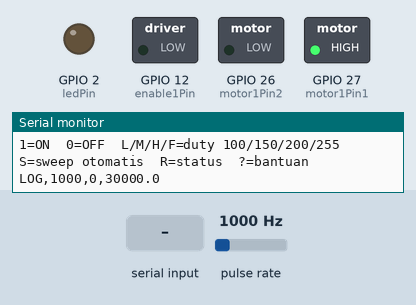
This sketch was run on a simulated ESP32. On the bench: switched loads named in the sketch (green lamp = pin HIGH), output pins drawn as LEDs (lit = HIGH), the last lines printed to the serial monitor. Wiring (inferred from the names in the program): pulse sensor: data GPIO 13. The test bench sets the inputs (shaded band); at power-on: pulse rate 1000 Hz.

Above: at 1.2 s.
1.3 s: "1\n" received over Serial
At 2.2 s:
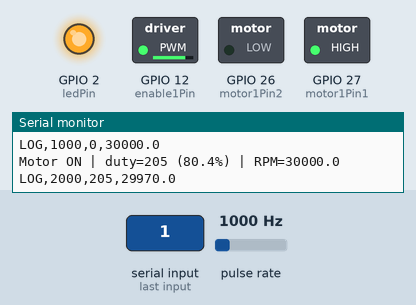
2.8 s: "L\n" received over Serial
At 3.3 s:
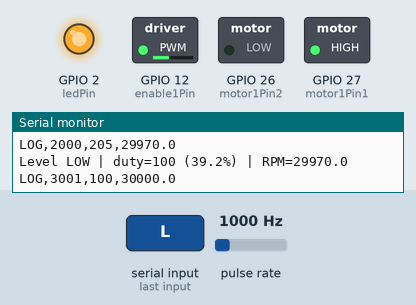
4.3 s: "M\n" received over Serial
At 5.5 s:
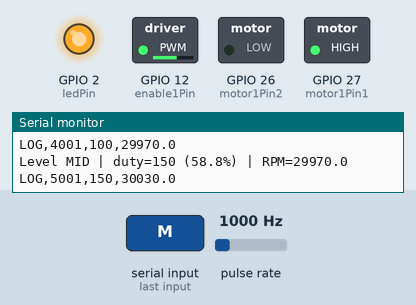
5.8 s: "S\n" received over Serial
At 6.8 s:
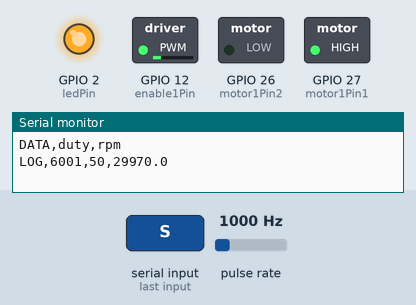
Timing chart, 0 to 8.3 s (numbered marks = the images above; inputs shaded):
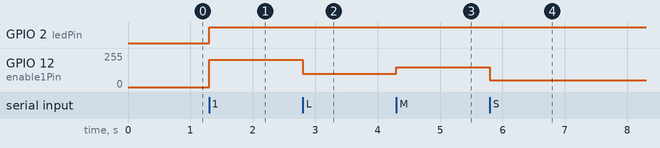

Measured:
- after the input at 1.3 s, GPIO 2 (ledPin): LOW → HIGH at once; GPIO 12 (enable1Pin): 0/255 → 204/255 at once
- after the input at 2.8 s, GPIO 12 (enable1Pin): 204/255 → 100/255 at once
- after the input at 4.3 s, GPIO 12 (enable1Pin): 100/255 → 149/255 at once
- after the input at 5.8 s, GPIO 12 (enable1Pin): 149/255 → 50/255 at once

The sketch:

on_off_pwm_motor.ino
```cpp
/*********************************************************
 * MODUL 1 - Pemrograman Dasar Robotika dengan Kit iMCLab
 * ESP32 + Motor DC (driver H-bridge) + sensor RPM
 *
 * Pengembangan dari on_off_Motor.ino:
 *   - ON/OFF (seperti sebelumnya)
 *   - PWM bertingkat (LOW/MID/HIGH/FULL) untuk melihat
 *     pengaruh duty cycle terhadap kecepatan motor
 *   - Pembacaan RPM dari sensor (pin 13)
 *   - Mode SWEEP otomatis -> tabel duty vs RPM untuk laporan
 *
 * Perintah Serial (tanpa perlu newline, 115200 baud):
 *   1 = Motor ON (duty 205)      0 = Motor OFF
 *   L = duty 100   M = duty 150   H = duty 200   F = duty 255
 *   S = SWEEP otomatis           R = tampilkan status
 *   ? = bantuan
 *********************************************************/

// ---------------- Pin ----------------
const int  ledPin     = 2;
const int  motor1Pin1 = 27;   // arah motor
const int  motor1Pin2 = 26;   // arah motor
const int  enable1Pin = 12;   // PWM kecepatan
const byte pin_rpm    = 13;   // sensor RPM (encoder/optocoupler)

// ---------------- PWM ----------------
const int freq       = 30000;
const int pwmChannel = 0;     // dipakai pada ESP32 core 2.x
const int resolution = 8;     // duty 0-255

const int DUTY_ON   = 205;
const int DUTY_LOW  = 100;
const int DUTY_MID  = 150;
const int DUTY_HIGH = 200;
const int DUTY_FULL = 255;

int dutyCycle = 0;

// ---------------- Sensor RPM ----------------
const int HOLES = 2;                       // jumlah lubang piringan encoder
const unsigned long DEBOUNCE_US = 500;
volatile unsigned int  rev = 0;
volatile unsigned long lastPulseTime = 0;

float rpm = 0.0;
unsigned long oldTime = 0;

// ---------------- Mode SWEEP ----------------
const int SWEEP_LEVELS[] = {50, 100, 150, 200, 255};
const int SWEEP_COUNT = sizeof(SWEEP_LEVELS) / sizeof(SWEEP_LEVELS[0]);
const unsigned long SWEEP_STEP_MS = 5000;  // lama tiap level
bool sweepActive = false;
int  sweepIndex = 0;
unsigned long sweepStart = 0;

// ============================================================
void IRAM_ATTR isr()
{
  unsigned long now = micros();
  if (now - lastPulseTime > DEBOUNCE_US)
  {
    rev++;
    lastPulseTime = now;
  }
}

// ============================================================
// PWM: kompatibel ESP32 Arduino core 2.x dan 3.x
// ============================================================
void pwmSetup()
{
#if defined(ESP_ARDUINO_VERSION_MAJOR) && ESP_ARDUINO_VERSION_MAJOR >= 3
  ledcAttach(enable1Pin, freq, resolution);
#else
  ledcSetup(pwmChannel, freq, resolution);
  ledcAttachPin(enable1Pin, pwmChannel);
#endif
}

void pwmWrite(int duty)
{
#if defined(ESP_ARDUINO_VERSION_MAJOR) && ESP_ARDUINO_VERSION_MAJOR >= 3
  ledcWrite(enable1Pin, duty);
#else
  ledcWrite(pwmChannel, duty);
#endif
}

// ============================================================
void setMotor(int duty)
{
  dutyCycle = constrain(duty, 0, 255);
  digitalWrite(motor1Pin1, HIGH);   // arah maju
  digitalWrite(motor1Pin2, LOW);
  pwmWrite(dutyCycle);
  digitalWrite(ledPin, dutyCycle > 0 ? HIGH : LOW);
}

void tampilkanStatus(const char* aksi)
{
  Serial.print(aksi);
  Serial.print(" | duty=");
  Serial.print(dutyCycle);
  Serial.print(" (");
  Serial.print(dutyCycle * 100.0 / 255.0, 1);
  Serial.print("%) | RPM=");
  Serial.println(rpm, 1);
}

void tampilkanBantuan()
{
  Serial.println("=== Modul 1: Kontrol Dasar Motor ===");
  Serial.println("1=ON  0=OFF  L/M/H/F=duty 100/150/200/255");
  Serial.println("S=sweep otomatis  R=status  ?=bantuan");
}

// ============================================================
// Hitung RPM tiap 1 detik
// Format log: LOG,<millis>,<duty>,<rpm>
// ============================================================
void hitungRPM()
{
  unsigned long cur = millis();
  unsigned long dt = cur - oldTime;
  if (dt >= 1000)
  {
    noInterrupts();
    unsigned int pulsa = rev;
    rev = 0;
    interrupts();

    rpm = ((float)pulsa / HOLES) * (60000.0 / (float)dt);
    oldTime = cur;

    if (dutyCycle > 0 || rpm > 0)
    {
      Serial.print("LOG,");
      Serial.print(cur);
      Serial.print(",");
      Serial.print(dutyCycle);
      Serial.print(",");
      Serial.println(rpm, 1);
    }
  }
}

// ============================================================
// SWEEP otomatis: tiap level ditahan SWEEP_STEP_MS
// Hasil tiap level dicetak sebagai: DATA,<duty>,<rpm>
// ============================================================
void startSweep()
{
  sweepActive = true;
  sweepIndex = 0;
  sweepStart = millis();
  setMotor(SWEEP_LEVELS[0]);
  Serial.println("SWEEP mulai (tiap level 5 detik). Kirim '0' untuk membatalkan.");
  Serial.println("DATA,duty,rpm");
}

void updateSweep()
{
  if (!sweepActive) return;
  if (millis() - sweepStart < SWEEP_STEP_MS) return;

  // catat hasil level ini (RPM = jendela 1 detik terakhir)
  Serial.print("DATA,");
  Serial.print(dutyCycle);
  Serial.print(",");
  Serial.println(rpm, 1);

  sweepIndex++;
  if (sweepIndex >= SWEEP_COUNT)
  {
    sweepActive = false;
    setMotor(0);
    Serial.println("SWEEP selesai. Motor OFF.");
  }
  else
  {
    setMotor(SWEEP_LEVELS[sweepIndex]);
    sweepStart = millis();
  }
}

// ============================================================
void handleCommand(char c)
{
  c = toupper(c);

  if (c == '1')      { sweepActive = false; setMotor(DUTY_ON);   tampilkanStatus("Motor ON"); }
  else if (c == '0') { sweepActive = false; setMotor(0);         tampilkanStatus("Motor OFF"); }
  else if (c == 'L') { sweepActive = false; setMotor(DUTY_LOW);  tampilkanStatus("Level LOW"); }
  else if (c == 'M') { sweepActive = false; setMotor(DUTY_MID);  tampilkanStatus("Level MID"); }
  else if (c == 'H') { sweepActive = false; setMotor(DUTY_HIGH); tampilkanStatus("Level HIGH"); }
  else if (c == 'F') { sweepActive = false; setMotor(DUTY_FULL); tampilkanStatus("Level FULL"); }
  else if (c == 'S') { startSweep(); }
  else if (c == 'R') { tampilkanStatus("Status"); }
  else if (c == '?') { tampilkanBantuan(); }
  else
  {
    Serial.print("Perintah tidak dikenal: ");
    Serial.println(c);
  }
}

// ============================================================
void setup()
{
  Serial.begin(115200);

  pinMode(ledPin, OUTPUT);
  pinMode(motor1Pin1, OUTPUT);
  pinMode(motor1Pin2, OUTPUT);
  pinMode(enable1Pin, OUTPUT);
  pinMode(pin_rpm, INPUT_PULLUP);

  attachInterrupt(digitalPinToInterrupt(pin_rpm), isr, FALLING);

  pwmSetup();
  setMotor(0);               // motor mati saat start
  oldTime = millis();

  tampilkanBantuan();
}

void loop()
{
  hitungRPM();
  updateSweep();

  while (Serial.available() > 0)
  {
    char c = Serial.read();
    if (c == '\n' || c == '\r' || c == ' ') continue;
    handleCommand(c);
  }
}
```
